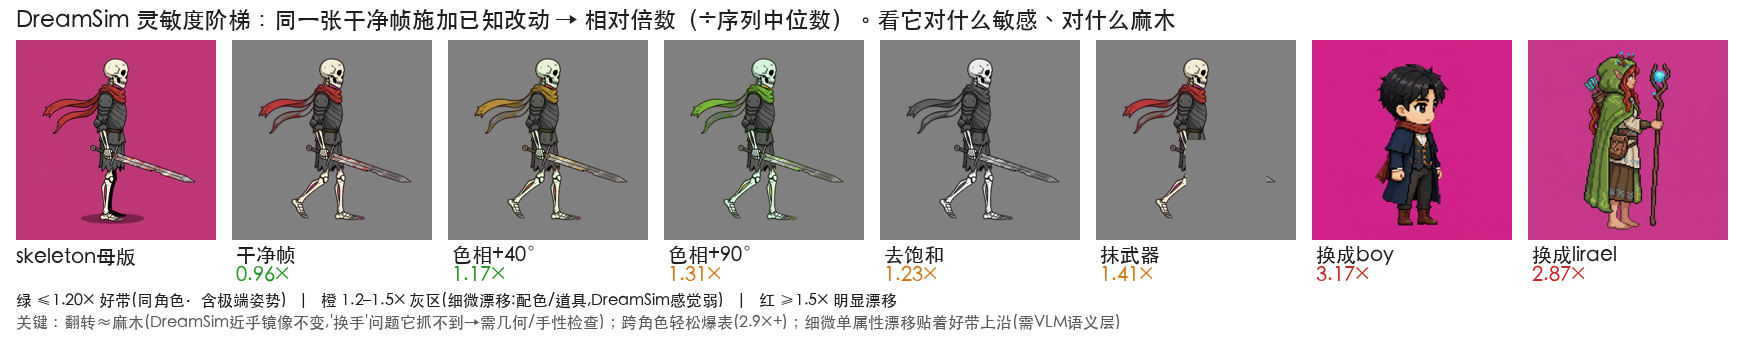

Reproduce this figure in Python.
"""E1 校准可视化 · 灵敏度阶梯 (Refs Windup #7)
一行展示：干净帧 + 5 种已知扰动 + 2 个跨角色，每张标 DreamSim 相对倍数，
底部画好带/灰区/跨角色三段色带，直观看"多大的变化=多大的数"。
"""
import os, glob, statistics
os.environ.setdefault("HF_ENDPOINT", "https://hf-mirror.com")
import torch, torch.hub
torch.hub._validate_not_a_forked_repo = lambda *a, **k: None
from PIL import Image, ImageDraw, ImageFont
from dreamsim import dreamsim

DEVICE = "mps" if torch.backends.mps.is_available() else "cpu"
GRAY = (128, 128, 128); LIGHT = (245, 245, 245)
ROOT = os.path.expanduser("~/jz_code/windup-pipeline/characters")
LIRAEL = os.path.expanduser("~/jz_code/2d游戏广度方向/MS1/预研-生成实测/lirael_base.png")
TH, PAD = 200, 16

def load(p, bg=GRAY):
    im = Image.open(p)
    if im.mode == "RGBA":
        c = Image.new("RGB", im.size, bg); c.paste(im, mask=im.split()[3]); return c
    return im.convert("RGB")
def fnt(s):
    # PingFang.ttc 在本机 cannot open → STHeiti 是可靠的中文兜底
    for p in ["/System/Library/Fonts/STHeiti Medium.ttc","/System/Library/Fonts/Hiragino Sans GB.ttc",
              "/System/Library/Fonts/PingFang.ttc","/System/Library/Fonts/Helvetica.ttc"]:
        try: return ImageFont.truetype(p, s)
        except: pass
    return ImageFont.load_default()
F, FS, FT = fnt(20), fnt(16), fnt(23)
def hue(im,d):
    h,s,v=im.convert("HSV").split(); h=h.point(lambda p:(p+int(d/360*255))%256)
    return Image.merge("HSV",(h,s,v)).convert("RGB")
def occ(im):
    im=im.copy(); w,h=im.size; ImageDraw.Draw(im).rectangle([w*.45,h*.5,w*.85,h*.9],fill=GRAY); return im
def thumb(im):
    im=im.copy(); im.thumbnail((TH,TH)); c=Image.new("RGB",(TH,TH),LIGHT)
    c.paste(im,((TH-im.width)//2,(TH-im.height)//2)); return c

model, pre = dreamsim(pretrained=True, device=DEVICE)
emb=lambda im: pre(im).to(DEVICE)
def dist(a,b):
    with torch.no_grad(): return model(emb(a),emb(b)).item()

sbase=load(f"{ROOT}/skeleton/01_base/chosen_base.png")
frames=[load(p) for p in sorted(glob.glob(f"{ROOT}/skeleton/03_walk_cutout/walk_0*.png"))]
med=statistics.median([dist(sbase,f) for f in frames])
clean=frames[2]

# (标签, 图, 显示底色用浅色版)
items=[("干净帧", clean, clean),
       ("色相+40°", hue(clean,40), hue(clean.convert("RGBA") if clean.mode=="RGBA" else clean,40)),
       ("色相+90°", hue(clean,90), hue(clean,90)),
       ("去饱和", clean.convert("L").convert("RGB"), clean.convert("L").convert("RGB")),
       ("抹武器", occ(clean), occ(clean)),
       ("换成boy", load(f"{ROOT}/boy/01_base/chosen_base.png"), load(f"{ROOT}/boy/01_base/chosen_base.png")),
       ("换成lirael", load(LIRAEL), load(LIRAEL))]

cells=[]
for label,measure,show in items:
    r=dist(sbase,measure)/med
    cells.append((label, thumb(show), r))

n=len(cells)+1  # +母版
W=n*TH+(n+1)*PAD; H=40+TH+46+70
out=Image.new("RGB",(W,H),(255,255,255)); d=ImageDraw.Draw(out)
d.text((PAD,8),"DreamSim 灵敏度阶梯：同一张干净帧施加已知改动 → 相对倍数（÷序列中位数）。看它对什么敏感、对什么麻木",fill=(30,30,30),font=FT)
# 母版
d.text((PAD,40+TH+6),"skeleton母版",fill=(30,30,30),font=F); out.paste(thumb(sbase),(PAD,40))
for i,(label,img,r) in enumerate(cells):
    x=PAD+(i+1)*(TH+PAD); y=40
    out.paste(img,(x,y))
    col=(40,150,40) if r<=1.2 else (210,120,20) if r<1.5 else (200,40,40)
    d.text((x+4,y+TH+4),f"{label}",fill=(30,30,30),font=F)
    d.text((x+4,y+TH+24),f"{r:.2f}×",fill=col,font=F)
# 色带说明
by=40+TH+52
d.text((PAD,by),"绿 ≤1.20× 好带(同角色·含极端姿势)   |   橙 1.2–1.5× 灰区(细微漂移:配色/道具,DreamSim感觉弱)   |   红 ≥1.5× 明显漂移",fill=(30,30,30),font=FS)
d.text((PAD,by+22),"关键：翻转≈麻木(DreamSim近乎镜像不变,'换手'问题它抓不到→需几何/手性检查)；跨角色轻松爆表(2.9×+)；细微单属性漂移贴着好带上沿(需VLM语义层)",fill=(90,90,90),font=FS)
outp=os.path.join(os.path.dirname(__file__),"e1_calib_viz.png")
out.save(outp); print("SAVED",outp,out.size)
